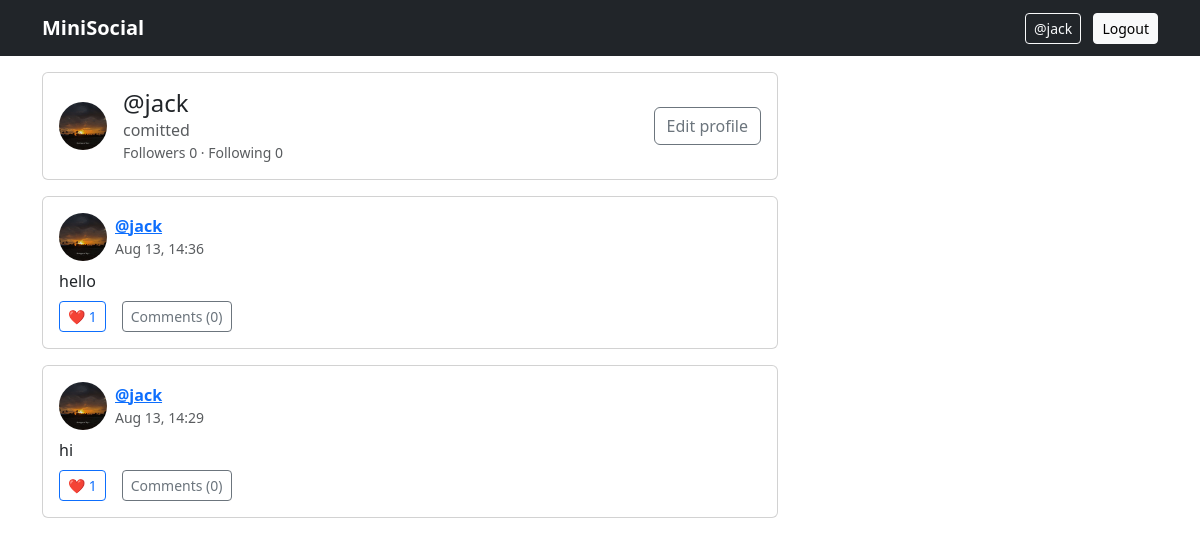
Screenshot of /u/jack/ (signed in) with the database file from the repository.
### network/models.py (models this page shows, shortened)
class Profile(models.Model):
    user = models.OneToOneField(User, on_delete=models.CASCADE, related_name='profile')
    bio = models.CharField(max_length=160, blank=True)
    avatar = models.ImageField(upload_to=user_avatar_path, blank=True, null=True)

class Post(models.Model):
    author = models.ForeignKey(User, on_delete=models.CASCADE, related_name='posts')
    content = models.TextField(max_length=1000)
    image = models.ImageField(upload_to='posts', blank=True, null=True)
    created = models.DateTimeField(default=timezone.now)
    class Meta:
        ordering = ['-created']
    def get_absolute_url(self):
        return reverse('post_detail', args=[self.pk])

### network/views.py (the view)
# urls.py: path('u/<str:username>/', views.profile_view, name='profile'),
def profile_view(request, username):
    user = get_object_or_404(User, username=username)
    posts = user.posts.all()
    is_following = False
    if request.user.is_authenticated:
        is_following = Follow.objects.filter(follower=request.user, following=user).exists()
    followers = user.followers_set.count()
    following = user.following_set.count()
    return render(request, 'network/profile.html', {
        'profile_user': user,
        'posts': posts,
        'is_following': is_following,
        'followers': followers,
        'following': following
    })

### network/templates/network/profile.html (shortened to what this page needs)
{% extends 'base.html' %}
{% load static %}
{% block content %}
<div class="row">
  <div class="col-md-8">
    <div class="card mb-3">
      <div class="card-body d-flex align-items-center">
        {% if profile_user.profile.avatar %}
            <img class="avatar me-3" src="{{ profile_user.profile.avatar.url }}" alt="avatar">
        {% else %}
            <img class="avatar me-3" src="{% static 'network/img/default-avatar.png' %}" alt="avatar">
        {% endif %}
        <div class="flex-grow-1">
          <h4 class="mb-0">@{{ profile_user.username }}</h4>
          <p class="text-muted mb-0">{{ profile_user.profile.bio }}</p>
          <div class="small text-muted">Followers {{ followers }} · Following {{ following }}</div>
        </div>
        {% if user.is_authenticated and user.username != profile_user.username %}
          <button class="btn btn-primary follow-btn" data-url="{% url 'follow_toggle' profile_user.username %}">
            {% if is_following %}Unfollow{% else %}Follow{% endif %}
          </button>
        {% elif user.is_authenticated and user.username == profile_user.username %}
          <a class="btn btn-outline-secondary" href="{% url 'profile_edit' %}">Edit profile</a>
        {% endif %}
      </div>
    </div>
    {% for post in posts %}
      {% include 'network/partials/post_card.html' with post=post %}
    {% empty %}
      <p class="text-muted">No posts yet.</p>
    {% endfor %}
  </div>
</div>
{% endblock %}

### templates/base.html (shortened to what this page needs)
{% load static %}
<!DOCTYPE html>
<html lang="en">
<head>
  <link href="https://cdn.jsdelivr.net/npm/bootstrap@5.3.3/dist/css/bootstrap.min.css" rel="stylesheet">
  <link rel="stylesheet" href="{% static 'network/css/styles.css' %}">
</head>
<body>
<nav class="navbar navbar-expand-lg navbar-dark bg-dark mb-3">
  <div class="container">
    <a class="navbar-brand fw-semibold" href="{% url 'feed' %}">MiniSocial</a>
    <div>
      {% if user.is_authenticated %}
        <a class="btn btn-outline-light btn-sm" href="{% url 'profile' user.username %}">@{{ user.username }}</a>
        <a class="btn btn-light btn-sm ms-2" href="{% url 'logout' %}">Logout</a>
      {% else %}
        <a class="btn btn-light btn-sm" href="{% url 'login' %}">Login</a>
        <a class="btn btn-primary btn-sm ms-2" href="{% url 'signup' %}">Sign up</a>
      {% endif %}
    </div>
  </div>
</nav>
<main class="container">
  {% block content %}{% endblock %}
</main>
</body>
</html>

### network/templates/network/partials/post_card.html (shortened to what this page needs)
{% load static %}
<div class="card mb-3 post-card" data-post-id="{{ post.id }}">
  <div class="card-body">
    <div class="d-flex align-items-center mb-2">
      {% if post.author.profile.avatar %}
          <img class="avatar me-2" src="{{ post.author.profile.avatar.url }}" alt="avatar">
      {% else %}
          <img class="avatar me-2" src="{% static 'network/img/default-avatar.png' %}" alt="avatar">
      {% endif %}
      <div>
        <a href="{% url 'profile' post.author.username %}" class="fw-semibold">@{{ post.author.username }}</a>
        <div class="small text-muted">{{ post.created|date:"M j, H:i" }}</div>
      </div>
    </div>
    <p class="mb-2">{{ post.content }}</p>
    <div class="d-flex align-items-center gap-3">
      <button class="btn btn-sm btn-outline-primary like-btn" data-url="{% url 'like_toggle' post.pk %}">
        ❤️ <span class="like-count">{{ post.likes.count }}</span>
      </button>
      <a class="btn btn-sm btn-outline-secondary" href="{{ post.get_absolute_url }}">Comments ({{ post.comments.count }})</a>
    </div>
  </div>
</div>

### static/network/css/styles.css (style rules this page uses)
.avatar { width:48px;height:48px;border-radius:50%;object-fit:cover }
.post-card img { max-height:480px;object-fit:cover }

### rows the page displays
Post: author.profile.avatar (picture), author.username "jack", created "Aug 13, 14:36", content "hello", likes.count "1", comments.count "0"
Post: author.profile.avatar (picture), author.username "jack", created "Aug 13, 14:29", content "hi", likes.count "1", comments.count "0"

### other values shown
{{ user.username }} "jack"
{{ profile_user.username }} "jack"
{{ profile_user.profile.bio }} "comitted"
{{ followers }} "0"
{{ following }} "0"
